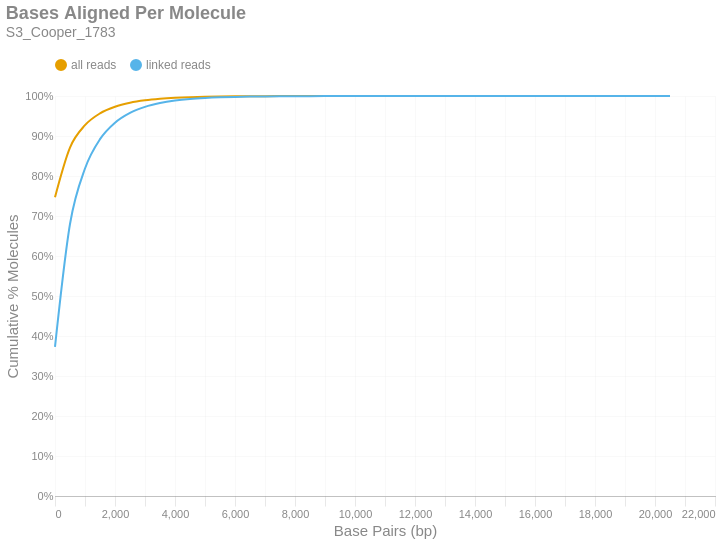

Notebook code for this chart:
### Markdown cell above
### Bases Aligned Per Molecule
This is a cumulative frequency distribution showing the number of base pairs aligned per unique molecule. These data are shown in 500 bp bins. There are two distributions: one with `all reads` (yellow) and another with only `linked reads` (blue). The percent of molecules in the `linked reads` distribution is relative to the total number of linked molecules.

### Code cell
if SKIPLR:
    print_html(f"Skipped")
else:
    binned_df = consolidated_hist(valids['aligned_bp'], mask, 500, True)
    with SafeRender(binned_df):
        (
            density_plot(binned_df, 'Bases Aligned Per Molecule', samplename, 'basesper')
            .encode(
                x=alt.X('bin:Q', title="Base Pairs (bp)").axis(tickMinStep=500).scale(padding=0),
                y=alt.Y('value:Q', title='Cumulative % Molecules')
                    .axis(format='%')
                    .scale(domain = [0,1])
                    .stack(False),
                color=alt.Color("key:N").scale(domain = ["all reads", "linked reads"]),
                tooltip = [
                    alt.Tooltip("key:N", title = "Data Type"),
                    alt.Tooltip("range_label:N", title="Bases Aligned Per Molecule"),
                    alt.Tooltip("value:Q", format = ".2%", title="% Molecules (Cum.)")
                ]
            )
        ).display()

### Figure 1 — Vega-Lite specification as saved in the notebook (floating-point values rounded to 4 significant figures)
{"width": "container", "height": 400, "config": {"title": {"anchor": "start", "dy": -15, "fontSize": 18, "color": "#888888", "subtitleColor": "#888888", "subtitleFontSize": 14}, "arc": {"fill": "#0072B2"}, "axis": {"domainColor": "#888888", "domainWidth": 0.5, "gridWidth": 0.2, "grid": false, "titleFontWeight": 400, "titleFontSize": 15, "labelFontSize": 11, "labelColor": "#888888", "tickColor": "#888888", "tickWidth": 0.2, "titleColor": "#888888"}, "axisBand": {"grid": false}, "axisX": {"grid": true, "tickSize": 10, "domainCap": "round"}, "axisY": {"domain": false, "grid": true, "tickSize": 0, "domainCap": "round"}, "background": "transparent", "header": {"labelFontSize": 15, "labelColor": "#888888", "titleFontSize": 15, "titleFontWeight": 600, "titleColor": "#888888"}, "legend": {"labelFont": "sans-serif", "labelFontSize": 12, "labelColor": "#888888", "symbolSize": 100, "symbolType": "circle", "titleFontSize": 12, "titlePadding": 10, "titleColor": "#888888", "title": null, "orient": "top"}, "range": {"category": ["#E69F00", "#56B4E9", "#009E73", "#F0E442", "#0072B2", "#D55E00", "#CC79A7", "#000000"], "diverging": ["#cfe8f3", "#a2d4ec", "#73bfe2", "#46abdb", "#1696d2", "#12719e"]}, "area": {"fill": "#0072B2", "fillOpacity": 0.7, "line": true, "strokeOpacity": 0.7}, "line": {"color": "#0072B2", "stroke": "#0072B2", "strokeWidth": 2}, "trail": {"color": "#0072B2", "stroke": "#0072B2", "strokeWidth": 0, "size": 1}, "point": {"filled": true, "fillOpacity": 1.0, "size": 95}, "text": {"color": "#888888", "fontSize": 11, "align": "right", "fontWeight": 400, "size": 11}, "bar": {"fill": "#0072B2", "stroke": null}, "view": {"stroke": null, "continuousWidth": 660, "continuousHeight": 400}}, "data": {"name": "data-b951638f83ac04f3b4e0fbddaedd6022"}, "mark": {"type": "line", "interpolate": "monotone", "point": {"opacity": 0, "size": 275}}, "encoding": {"color": {"field": "key", "scale": {"domain": ["all reads", "linked reads"]}, "type": "nominal"}, "tooltip": [{"field": "key", "title": "Data Type", "type": "nominal"}, {"field": "range_label", "title": "Bases Aligned Per Molecule", "type": "nominal"}, {"field": "value", "format": ".2%", "title": "% Molecules (Cum.)", "type": "quantitative"}], "x": {"axis": {"tickMinStep": 500}, "field": "bin", "scale": {"padding": 0}, "title": "Base Pairs (bp)", "type": "quantitative"}, "y": {"axis": {"format": "%"}, "field": "value", "scale": {"domain": [0, 1]}, "stack": false, "title": "Cumulative % Molecules", "type": "quantitative"}}, "params": [{"name": "param_c36ac31b6afebe62", "select": {"type": "point", "fields": ["key"]}, "bind": "legend"}], "title": {"text": "Bases Aligned Per Molecule", "subtitle": "S3_Cooper_1783"}, "transform": [{"fold": ["all reads (cumsum)", "linked reads (cumsum)"]}, {"calculate": "replace(datum.key, ' (cumsum)', '')", "as": "key"}, {"filter": {"param": "param_c36ac31b6afebe62"}}], "usermeta": {"embedOptions": {"downloadFileName": "S3_Cooper_1783.basesper"}}, "$schema": "https://vega.github.io/schema/vega-lite/v6.1.0.json", "datasets": {"data-b951638f83ac04f3b4e0fbddaedd6022": [{"bin": "0.0", "interval": "0.0-500.0", "all reads": 0.7471, "linked reads": 0.3728, "all reads (cumsum)": 0.7471, "linked reads (cumsum)": 0.3728, "range_label": "0-499"}, {"bin": "500.0", "interval": "500.0-1000.0", "all reads": 0.1241, "linked reads": 0.3071, "all reads (cumsum)": 0.8712, "linked reads (cumsum)": 0.68, "range_label": "500-999"}, {"bin": "1000.0", "interval": "1000.0-1500.0", "all reads": 0.05588, "linked reads": 0.1388, "all reads (cumsum)": 0.9271, "linked reads (cumsum)": 0.8188, "range_label": "1000-1499"}, {"bin": "1500.0", "interval": "1500.0-2000.0", "all reads": 0.0295, "linked reads": 0.07329, "all reads (cumsum)": 0.9566, "linked reads (cumsum)": 0.8921, "range_label": "1500-1999"}, {"bin": "2000.0", "interval": "2000.0-2500.0", "all reads": 0.01657, "linked reads": 0.04117, "all reads (cumsum)": 0.9731, "linked reads (cumsum)": 0.9332, "range_label": "2000-2499"}, {"bin": "2500.0", "interval": "2500.0-3000.0", "all reads": 0.009888, "linked reads": 0.02457, "all reads (cumsum)": 0.983, "linked reads (cumsum)": 0.9578, "range_label": "2500-2999"}, {"bin": "3000.0", "interval": "3000.0-3500.0", "all reads": 0.006078, "linked reads": 0.0151, "all reads (cumsum)": 0.9891, "linked reads (cumsum)": 0.9729, "range_label": "3000-3499"}, {"bin": "3500.0", "interval": "3500.0-4000.0", "all reads": 0.003824, "linked reads": 0.0095, "all reads (cumsum)": 0.9929, "linked reads (cumsum)": 0.9824, "range_label": "3500-3999"}, {"bin": "4000.0", "interval": "4000.0-4500.0", "all reads": 0.002474, "linked reads": 0.006148, "all reads (cumsum)": 0.9954, "linked reads (cumsum)": 0.9886, "range_label": "4000-4499"}, {"bin": "4500.0", "interval": "4500.0-5000.0", "all reads": 0.001578, "linked reads": 0.00392, "all reads (cumsum)": 0.997, "linked reads (cumsum)": 0.9925, "range_label": "4500-4999"}, {"bin": "5000.0", "interval": "5000.0-5500.0", "all reads": 0.001009, "linked reads": 0.002508, "all reads (cumsum)": 0.998, "linked reads (cumsum)": 0.995, "range_label": "5000-5499"}, {"bin": "5500.0", "interval": "5500.0-6000.0", "all reads": 0.0006809, "linked reads": 0.001692, "all reads (cumsum)": 0.9987, "linked reads (cumsum)": 0.9967, "range_label": "5500-5999"}, {"bin": "6000.0", "interval": "6000.0-6500.0", "all reads": 0.0004378, "linked reads": 0.001088, "all reads (cumsum)": 0.9991, "linked reads (cumsum)": 0.9978, "range_label": "6000-6499"}, {"bin": "6500.0", "interval": "6500.0-7000.0", "all reads": 0.0002869, "linked reads": 0.0007129, "all reads (cumsum)": 0.9994, "linked reads (cumsum)": 0.9985, "range_label": "6500-6999"}, {"bin": "7000.0", "interval": "7000.0-7500.0", "all reads": 0.0002016, "linked reads": 0.000501, "all reads (cumsum)": 0.9996, "linked reads (cumsum)": 0.999, "range_label": "7000-7499"}, {"bin": "7500.0", "interval": "7500.0-8000.0", "all reads": 0.0001258, "linked reads": 0.0003126, "all reads (cumsum)": 0.9997, "linked reads (cumsum)": 0.9993, "range_label": "7500-7999"}, {"bin": "8000.0", "interval": "8000.0-8500.0", "all reads": 8.84e-05, "linked reads": 0.0002196, "all reads (cumsum)": 0.9998, "linked reads (cumsum)": 0.9995, "range_label": "8000-8499"}, {"bin": "8500.0", "interval": "8500.0-9000.0", "all reads": 5.915e-05, "linked reads": 0.000147, "all reads (cumsum)": 0.9999, "linked reads (cumsum)": 0.9997, "range_label": "8500-8999"}, {"bin": "9000.0", "interval": "9000.0-9500.0", "all reads": 4.036e-05, "linked reads": 0.0001003, "all reads (cumsum)": 0.9999, "linked reads (cumsum)": 0.9998, "range_label": "9000-9499"}, {"bin": "9500.0", "interval": "9500.0-10000.0", "all reads": 2.958e-05, "linked reads": 7.348e-05, "all reads (cumsum)": 0.9999, "linked reads (cumsum)": 0.9998, "range_label": "9500-9999"}, {"bin": "10000.0", "interval": "10000.0-10500.0", "all reads": 1.863e-05, "linked reads": 4.628e-05, "all reads (cumsum)": 1.0, "linked reads (cumsum)": 0.9999, "range_label": "10000-10499"}, {"bin": "10500.0", "interval": "10500.0-11000.0", "all reads": 1.454e-05, "linked reads": 3.613e-05, "all reads (cumsum)": 1.0, "linked reads (cumsum)": 0.9999, "range_label": "10500-10999"}, {"bin": "11000.0", "interval": "11000.0-11500.0", "all reads": 1.209e-05, "linked reads": 3.004e-05, "all reads (cumsum)": 1.0, "linked reads (cumsum)": 0.9999, "range_label": "11000-11499"}, {"bin": "11500.0", "interval": "11500.0-12000.0", "all reads": 5.229e-06, "linked reads": 1.299e-05, "all reads (cumsum)": 1.0, "linked reads (cumsum)": 1.0, "range_label": "11500-11999"}, {"bin": "12000.0", "interval": "12000.0-12500.0", "all reads": 4.902e-06, "linked reads": 1.218e-05, "all reads (cumsum)": 1.0, "linked reads (cumsum)": 1.0, "range_label": "12000-12499"}, {"bin": "12500.0", "interval": "12500.0-13000.0", "all reads": 2.614e-06, "linked reads": 6.495e-06, "all reads (cumsum)": 1.0, "linked reads (cumsum)": 1.0, "range_label": "12500-12999"}, {"bin": "13000.0", "interval": "13000.0-13500.0", "all reads": 2.124e-06, "linked reads": 5.278e-06, "all reads (cumsum)": 1.0, "linked reads (cumsum)": 1.0, "range_label": "13000-13499"}, {"bin": "13500.0", "interval": "13500.0-14000.0", "all reads": 1.471e-06, "linked reads": 3.654e-06, "all reads (cumsum)": 1.0, "linked reads (cumsum)": 1.0, "range_label": "13500-13999"}, {"bin": "14000.0", "interval": "14000.0-14500.0", "all reads": 1.307e-06, "linked reads": 3.248e-06, "all reads (cumsum)": 1.0, "linked reads (cumsum)": 1.0, "range_label": "14000-14499"}, {"bin": "14500.0", "interval": "14500.0-15000.0", "all reads": 4.902e-07, "linked reads": 1.218e-06, "all reads (cumsum)": 1.0, "linked reads (cumsum)": 1.0, "range_label": "14500-14999"}, {"bin": "15000.0", "interval": "15000.0-15500.0", "all reads": 9.804e-07, "linked reads": 2.436e-06, "all reads (cumsum)": 1.0, "linked reads (cumsum)": 1.0, "range_label": "15000-15499"}, {"bin": "15500.0", "interval": "15500.0-16000.0", "all reads": 3.268e-07, "linked reads": 8.119e-07, "all reads (cumsum)": 1.0, "linked reads (cumsum)": 1.0, "range_label": "15500-15999"}, {"bin": "16000.0", "interval": "16000.0-16500.0", "all reads": 1.634e-07, "linked reads": 4.06e-07, "all reads (cumsum)": 1.0, "linked reads (cumsum)": 1.0, "range_label": "16000-16499"}, {"bin": "16500.0", "interval": "16500.0-17000.0", "all reads": 4.902e-07, "linked reads": 1.218e-06, "all reads (cumsum)": 1.0, "linked reads (cumsum)": 1.0, "range_label": "16500-16999"}, {"bin": "17000.0", "interval": "17000.0-17500.0", "all reads": 0.0, "linked reads": 0.0, "all reads (cumsum)": 1.0, "linked reads (cumsum)": 1.0, "range_label": "17000-17499"}, {"bin": "17500.0", "interval": "17500.0-18000.0", "all reads": 1.634e-07, "linked reads": 4.06e-07, "all reads (cumsum)": 1.0, "linked reads (cumsum)": 1.0, "range_label": "17500-17999"}, {"bin": "18000.0", "interval": "18000.0-18500.0", "all reads": 3.268e-07, "linked reads": 8.119e-07, "all reads (cumsum)": 1.0, "linked reads (cumsum)": 1.0, "range_label": "18000-18499"}, {"bin": "18500.0", "interval": "18500.0-19000.0", "all reads": 0.0, "linked reads": 0.0, "all reads (cumsum)": 1.0, "linked reads (cumsum)": 1.0, "range_label": "18500-18999"}, {"bin": "19000.0", "interval": "19000.0-19500.0", "all reads": 1.634e-07, "linked reads": 4.06e-07, "all reads (cumsum)": 1.0, "linked reads (cumsum)": 1.0, "range_label": "19000-19499"}, {"bin": "19500.0", "interval": "19500.0-20000.0", "all reads": 0.0, "linked reads": 0.0, "all reads (cumsum)": 1.0, "linked reads (cumsum)": 1.0, "range_label": "19500-19999"}, {"bin": "20000.0", "interval": "20000.0-20500.0", "all reads": 0.0, "linked reads": 0.0, "all reads (cumsum)": 1.0, "linked reads (cumsum)": 1.0, "range_label": "20000-20499"}, {"bin": "20500.0", "interval": "20500.0-21000.0", "all reads": 1.634e-07, "linked reads": 4.06e-07, "all reads (cumsum)": 1.0, "linked reads (cumsum)": 1.0, "range_label": "20500-20999"}]}}
